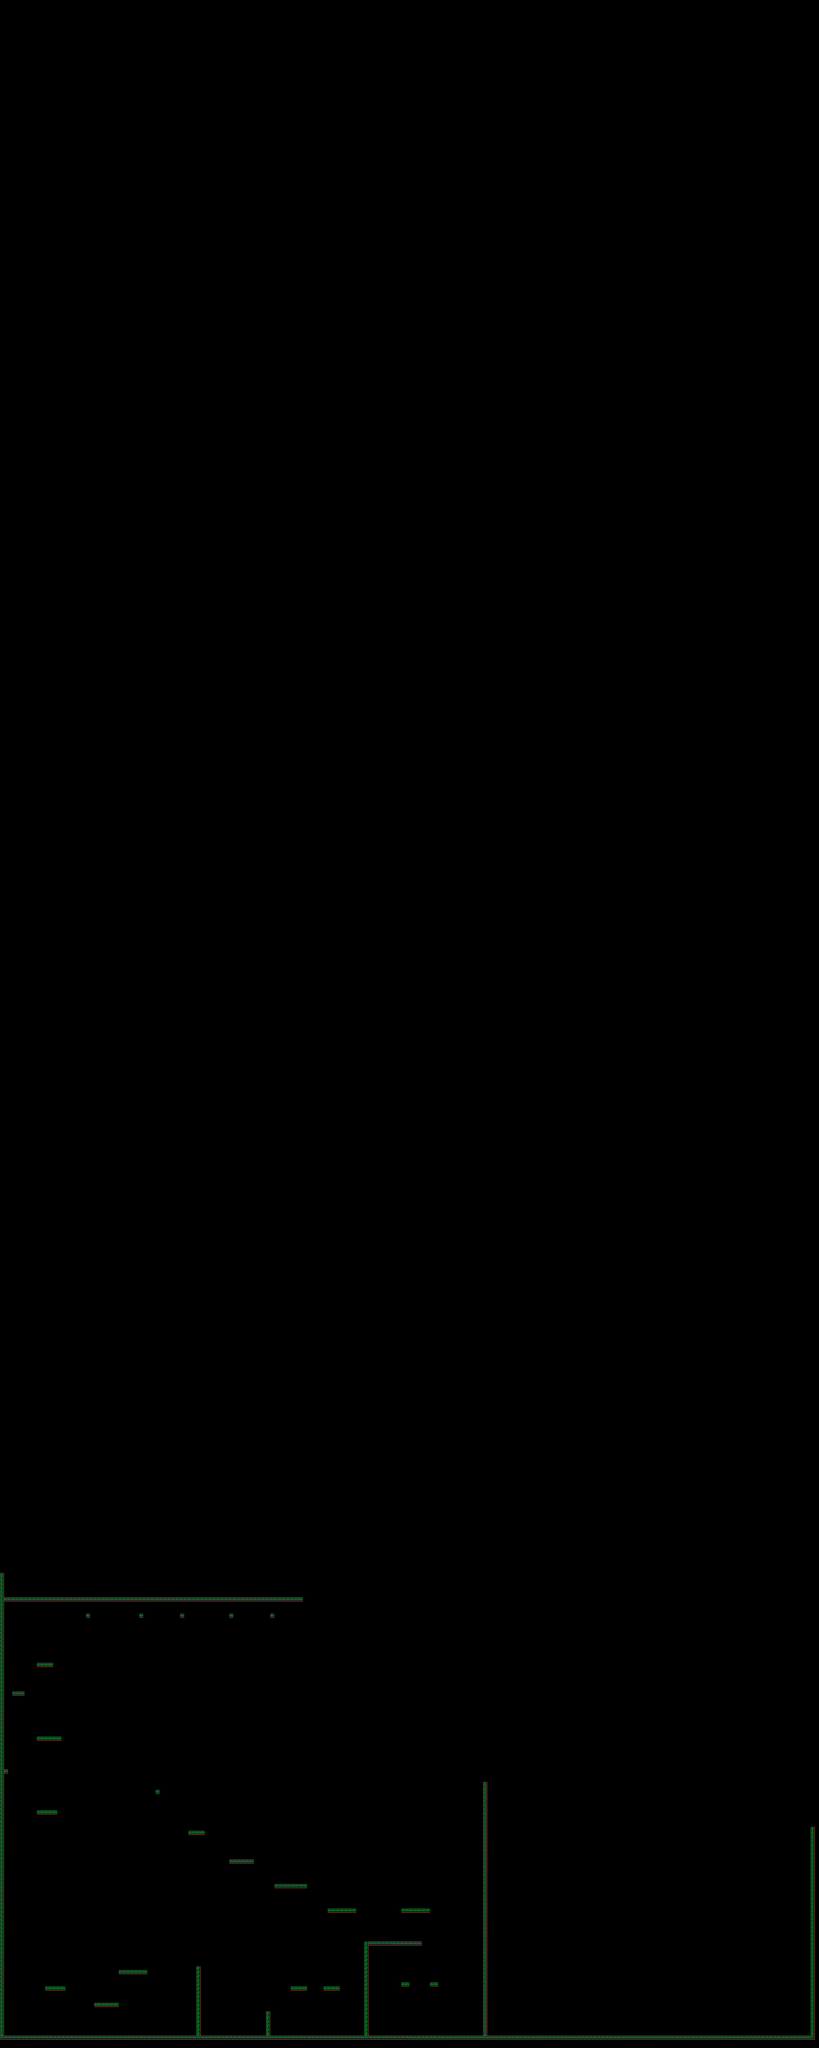

The image is a tile-based game level rendered from a .tmx file. Its description and source (layers, tilesets, objects; grid data summarised) follow:
An orthogonal 200x500 tile map with 16x16 px tiles, 1 tile layer (Solid) and 1 object.

<map version="1.2" tiledversion="1.3.2" orientation="orthogonal" renderorder="right-down" compressionlevel="0" width="200" height="500" tilewidth="16" tileheight="16" infinite="0" nextlayerid="6" nextobjectid="6">
 <editorsettings>
  <export target="firstlvl.lua" format="lua" />
 </editorsettings>
 <tileset firstgid="1" source="lovegame.tsx" />
 <layer id="1" name="Solid" width="200" height="500">
  <data>[100000 cells, 644 non-empty, 6 distinct tile ids]</data>
 </layer>
 <objectgroup color="#00ff00" id="5" name="Player">
  <object id="4" x="56.3333" y="7887.33">
   <point />
  </object>
 </objectgroup>
</map>
